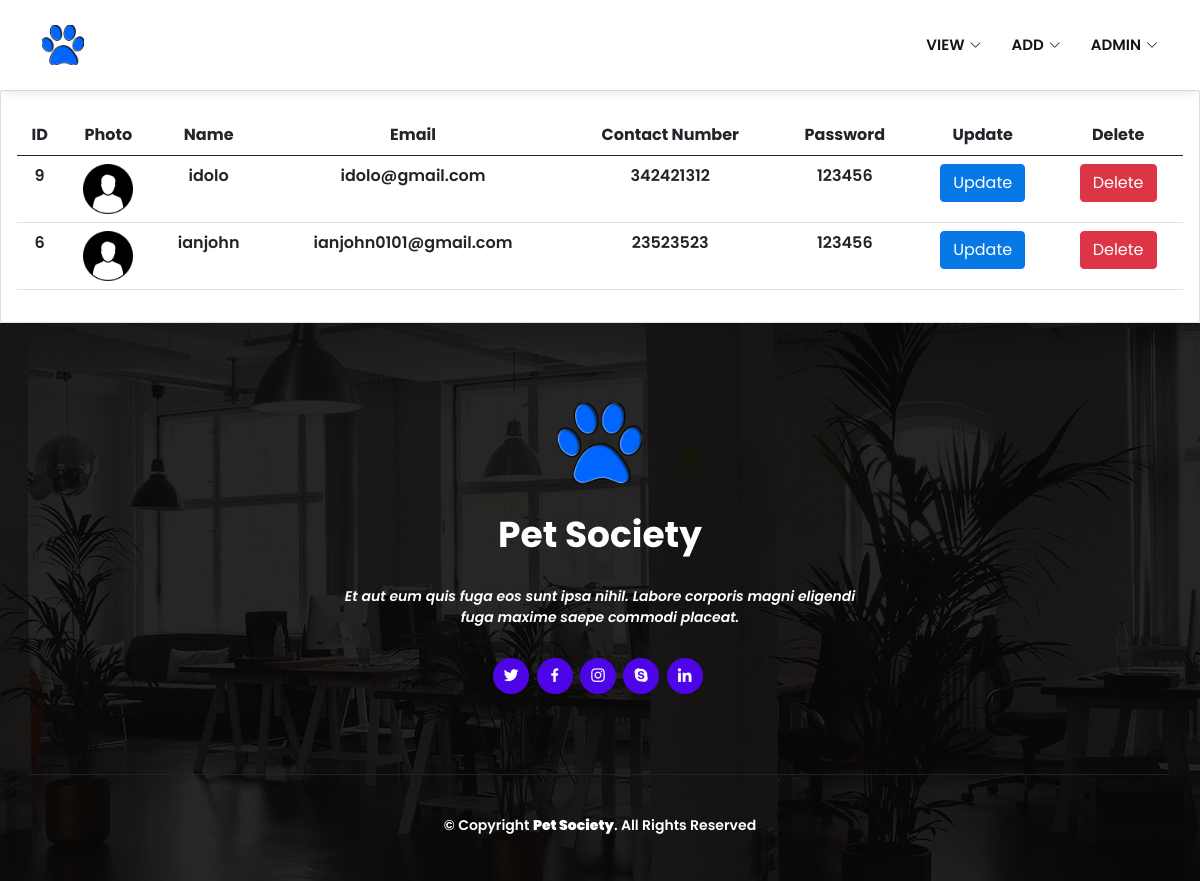
The page /allUsers.php on the database its author committed.
### tables this page shows
CREATE TABLE `users_table` (
  `user_id` int(50) NOT NULL,
  `user_username` varchar(50) NOT NULL,
  `user_email` varchar(50) NOT NULL,
  `user_contactnumber` varchar(50) NOT NULL,
  `user_password` varchar(50) NOT NULL,
  `user_profilephoto` varchar(50) NOT NULL,
  `user_status` varchar(50) NOT NULL
);

### allUsers.php (the view, shortened to what this page needs)
<?php
$db_server = "localhost";
$db_username = "root";
$db_password = "";
$db_database = "petsociety";
$conn = new PDO("mysql:host=$db_server;dbname=$db_database", $db_username, $db_password);
$conn->setAttribute(PDO::ATTR_ERRMODE, PDO::ERRMODE_EXCEPTION);
?>
<!DOCTYPE html>
<html lang="en">
<head>
  <link href="PetVille/assets/vendor/aos/aos.css" rel="stylesheet">
  <link href="PetVille/assets/vendor/bootstrap/css/bootstrap.min.css" rel="stylesheet">
  <link href="PetVille/assets/vendor/bootstrap-icons/bootstrap-icons.css" rel="stylesheet">
  <link href="PetVille/assets/vendor/boxicons/css/boxicons.min.css" rel="stylesheet">
  <link href="PetVille/assets/vendor/glightbox/css/glightbox.min.css" rel="stylesheet">
  <link href="PetVille/assets/vendor/swiper/swiper-bundle.min.css" rel="stylesheet">
  <link rel="stylesheet" href="https://cdnjs.cloudflare.com/ajax/libs/font-awesome/4.7.0/css/font-awesome.min.css">
  <link href="PetVille/assets/css/style.css" rel="stylesheet">
  <link href="PetVille/assets/css/myprofile.css" rel="stylesheet">
</head>
<body>
<?php
	$pdo_statement = $conn->prepare("SELECT * FROM users_table ORDER BY user_id DESC");
	$pdo_statement->execute();
	$result = $pdo_statement->fetchAll();
?>
  <header id="header" class="d-flex align-items-center">
    <div class="container d-flex align-items-center justify-content-between">
      <div class="logo">
        <a href="index.html"><img src="PetVille/assets/img/bluepaw.png" alt="" class="img-fluid"></a>
      </div>
      <nav id="navbar" class="navbar">
        <ul>
        <li class="dropdown"><a href="#"><span>View</span> <i class="bi bi-chevron-down"></i></a>
          </li>
          <li class="dropdown"><a href="#"><span>Add</span> <i class="bi bi-chevron-down"></i></a>
          </li>
          <li class="dropdown"><a href="#"><span>ADMIN</span> <i class="bi bi-chevron-down"></i></a>
        </ul>
      </nav>
    </div>
  </header>
  <div class="main">
    <div class="col-md-12 col-lg-12">
        <div class="card">
            <div class="card-body">
                    <table class="table table-hover" id="dataTables-example" width="100%">
                        <thead>
                            <tr>
                                <th>ID</th>
                                <th>Photo</th>
                                <th>Name</th>
                                <th>Email</th>
                                <th>Contact Number</th>
                                <th>Password</th>
                                <th>Update</th>
                                <th>Delete</th>
                            </tr>
                        </thead>
                        <tbody>
						<?php
							if(!empty($result)) {
								foreach($result as $row) {
							?>
							<tr class="table-row">
								<td><?php echo $row["user_id"]; ?></td>
                <td><img src="<?php echo (!empty($row["user_profilephoto"]))? ' ' .$row["user_profilephoto"]: 'PetVille/assets/img/defaultuserimg.png'; ?>"class = "img-circle" height="50" width="50"></td>
								<td><?php echo $row["user_username"]; ?></td>
								<td><?php echo $row["user_email"]; ?></td>
								<td><?php echo $row["user_contactnumber"]; ?></td>
								<td><?php echo $row["user_password"]; ?></td>
								<td><a class="ajax-action-links" href='updateUser.php?user_id=<?php echo $row['user_id']; ?>'><button class="btn btn-primary mr-3" name = "edit" id= "edit">Update</button></td>
								<td><a class="ajax-action-links" href='deleteUser2.php?user_id=<?php echo $row['user_id']; ?>'><button class="btn btn-danger" style="color:rgba(255, 255, 255, 255)">Delete</button></td>
							</tr>
							<?php
								}
							}
							?>
                        </tbody>
                    </table>
            </div>
        </div>
    </div>
  </div>
  <footer id="footer">
    <div class="footer-top">
      <div class="container">
        <div class="row justify-content-center">
          <div class="col-lg-6">
            <a href="#header" class="scrollto footer-logo"><img src="PetVille/assets/img/bluepaw.png" alt=""></a>
            <h3>Pet Society</h3>
            <p>Et aut eum quis fuga eos sunt ipsa nihil. Labore corporis magni eligendi fuga maxime saepe commodi placeat.</p>
          </div>
        </div>
        <div class="social-links">
          <a href="#" class="twitter"><i class="bx bxl-twitter"></i></a>
          <a href="#" class="facebook"><i class="bx bxl-facebook"></i></a>
          <a href="#" class="instagram"><i class="bx bxl-instagram"></i></a>
          <a href="#" class="google-plus"><i class="bx bxl-skype"></i></a>
          <a href="#" class="linkedin"><i class="bx bxl-linkedin"></i></a>
        </div>
      </div>
    </div>
    <div class="container footer-bottom clearfix">
      <div class="copyright">
        &copy; Copyright <strong><span>Pet Society</span></strong>. All Rights Reserved
      </div>
      <div class="credits">
      </div>
    </div>
  </footer>
</body>
</html>

### PetVille/assets/css/style.css (style rules this page uses)
body { font-family: "Open Sans", sans-serif; color: #555555; text-align: center; font-weight: 600; }
a { text-decoration: none; color: rgba(77, 5, 232, 1); }
h1, h2, h3, h4, h5, h6 { font-family: "Open-sans", sans-serif; font-weight: 600; }
#header { height: 90px; transition: all 0.5s; z-index: 997; transition: all 0.5s; background: #fff; box-shadow: 0 4px 10px -3px rgba(191, 191, 191, 0.5); }
#header .logo img { padding: 0; margin: 0; max-height: 40px; }
.scrolled-offset { margin-top: 90px; }
.navbar { padding: 0; }
.navbar ul { margin: 0; padding: 0; display: flex; list-style: none; align-items: center; }
.navbar li { position: relative; }
.navbar a, .navbar a:focus { display: flex; align-items: center; justify-content: space-between; padding: 10px 0 10px 30px; font-size: 15px; color: #151515; text-transform: uppercase; white-space: nowrap; transition: 0.3s; }
.navbar a i, .navbar a:focus i { font-size: 12px; line-height: 0; margin-left: 5px; }
#footer { background: url("../img/footer-bg.jpg") center center no-repeat; color: #fff; font-size: 14px; position: relative; }
#footer::before { content: ""; position: absolute; left: 0; right: 0; top: 0; bottom: 0; background: rgba(0, 0, 0, 0.85); z-index: 1; }
#footer .footer-top { position: relative; z-index: 2; text-align: center; padding: 80px 0; }
#footer .footer-top .footer-logo img { height: 80px; }
#footer .footer-top h3 { font-size: 36px; font-weight: 700; color: #fff; position: relative; font-family: "Poppins", sans-serif; padding: 30px 0 0 0; margin-bottom: 0; }
#footer .footer-top p { font-size: 15; font-style: italic; margin: 30px 0 0 0; padding: 0; }
#footer .footer-top .social-links { margin-top: 30px; }
#footer .footer-top .social-links a { font-size: 18px; display: inline-block; background: rgba(77, 5, 232, 1); color: #fff; line-height: 1; padding: 8px 0; margin-right: 4px; border-radius: 50%; text-align: center; width: 36px; height: 36px; transition: 0.3s; }
#footer .footer-bottom { border-top: 1px solid #222222; z-index: 2; position: relative; padding-top: 40px; padding-bottom: 40px; }
#footer .copyright { text-align: center; }
#footer .credits { text-align: center; font-size: 13px; padding-top: 5px; }

### PetVille/assets/css/myprofile.css (style rules this page uses)
* { margin: 0; padding: 0; box-sizing: border-box }
body { font-family: 'Poppins', sans-serif; background-color: aliceblue }
.btn-primary { background-color: #0779e4 }

### rows shown on the page
users_table: user_id "9", user_username "idolo", user_email "idolo@gmail.com", user_contactnumber "342421312", user_password "123456"
users_table: user_id "6", user_username "ianjohn", user_email "ianjohn0101@gmail.com", user_contactnumber "23523523", user_password "123456"
